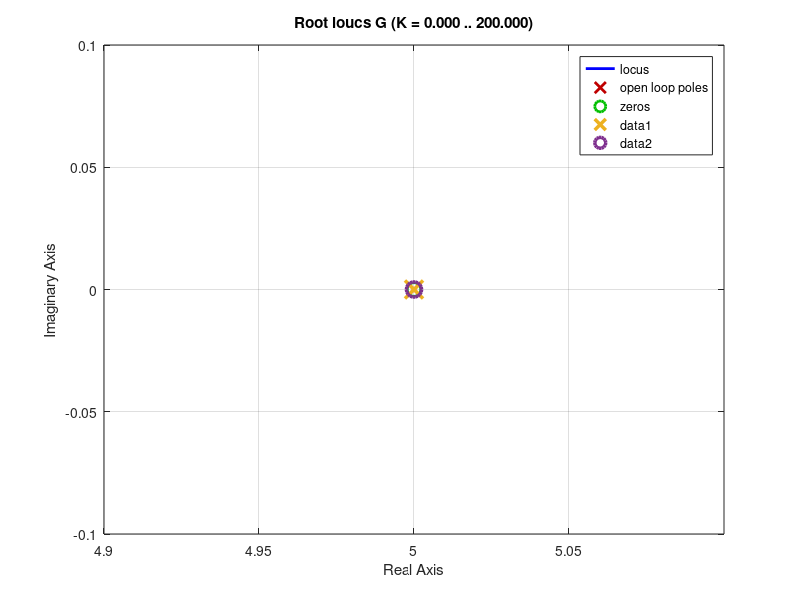

MATLAB code to generate this figure: (Note: this script raises an error after producing the figure.)
% Función que analiza la estabilidad de un sistema de control a partir
% de los polos y ceros de la planta G(s).

function Estabilidad_Lazo_Abierto()

    fprintf('===============================================\n');
    fprintf('       Analisis de estabilidad del sistema\n');
    fprintf('===============================================\n\n');
    
    %% ------------------------------------------------
    % 1. Solicitud de ceros y polos
    % -------------------------------------------------
    
    fprintf('Ingrese los ceros de G(s).\n');
    fprintf('Ejemplo: [0 -2 -5]\n');
    fprintf('Si no existen ceros, escriba [].\n\n');
    
    ceros = input('Ceros = ');
    
    fprintf('\nIngrese los polos de G(s).\n');
    fprintf('Ejemplo: [0 -1 -3]\n');
    fprintf('Los polos pueden ser reales o complejos.\n\n');
    
    polos = input('Polos = ');
    
    fprintf('\n');
    
    %% ------------------------------------------------
    % 2. Solicitud de la ganancia K
    % -------------------------------------------------
    
    K = input('Ingrese el valor de la ganancia K = ');
    
    %% ------------------------------------------------
    % 3. Construccion de G(s)
    % -------------------------------------------------
    
    G = zpk(ceros, polos, 1);

    fprintf('\n===============================================\n');
    fprintf('          Funcion de transferencia G(s)\n');
    fprintf('===============================================\n\n');

    G = tf(G)
    
    [num, den] = tfdata(G, 'v');
    
    %% ------------------------------------------------
    % 4. Ecuacion caracteristica
    % -------------------------------------------------
    
    % G(s) = N(s)/D(s)
    %
    % 1 + K G(s) = 0
    %
    % 1 + K N(s)/D(s) = 0
    %
    % D(s) + K N(s) = 0
    
    longitud = max(length(den), length(num));
    
    den_ext = [zeros(1, longitud-length(den)), den];
    num_ext = [zeros(1, longitud-length(num)), num];
    
    % Polinomio caracteristico
    pol_car = den_ext + K*num_ext;
    
    % Eliminar posibles ceros numericos iniciales
    pol_car = pol_car(find(abs(pol_car) > 1e-12, 1):end);
    
    grado = length(pol_car)-1;
    
    fprintf('\n===============================================\n');
    fprintf('          Ecuacion caracteristica\n');
    fprintf('===============================================\n\n');
    
    fprintf('1 + K*G(s) = 0\n\n');
    
    fprintf('Polinomio caracteristico:\n');
    
    mostrarPolinomio(pol_car, 'P(s)');
    
    fprintf('\nGrado de la ecuacion caracteristica: %d\n', grado);
    
    %% ------------------------------------------------
    % 5. Coeficientes
    % -------------------------------------------------
    
    fprintf('\n===============================================\n');
    fprintf('             Coeficientes\n');
    fprintf('===============================================\n\n');
    
    disp(pol_car);
    
    %% ------------------------------------------------
    % 6. Matriz de Routh-Hurwitz
    % -------------------------------------------------
    
    R = tablaRouth(pol_car);
    
    fprintf('\n===============================================\n');
    fprintf('          Matriz de Routh-Hurwitz\n');
    fprintf('===============================================\n\n');
    
    disp(R);
    
    %% ------------------------------------------------
    % 7. Polos de lazo cerrado
    % -------------------------------------------------
    
    T = feedback(K*G, 1);
    
    polos_lazo_cerrado = pole(T);
    
    fprintf('\n===============================================\n');
    fprintf('        Polos de lazo cerrado\n');
    fprintf('===============================================\n\n');
    
    disp(polos_lazo_cerrado);
    
    %% ------------------------------------------------
    % 8. Lugar de las raices
    % -------------------------------------------------
    
    figure('Name','Lugar de las raices', ...
           'NumberTitle','off');
    
    % Lugar de las raices
    rlocus(G);
    
    grid on;
    hold on;
    
    %% ------------------------------------------------
    % Polos de lazo abierto
    % -------------------------------------------------
    
    if ~isempty(polos)
    
        plot(real(polos), imag(polos), ...
            'x', ...
            'MarkerSize', 13, ...
            'LineWidth', 2.5);
    
    end
    
    %% ------------------------------------------------
    % Ceros de lazo abierto
    % -------------------------------------------------
    
    if ~isempty(ceros)
    
        plot(real(ceros), imag(ceros), ...
            'o', ...
            'MarkerSize', 11, ...
            'LineWidth', 2.5);
    
    end
    
    %% ------------------------------------------------
    % Eje imaginario
    % -------------------------------------------------
    
    xline(0, '--', ...
          'Eje imaginario', ...
          'LineWidth', 1.2);
    
    %% ------------------------------------------------
    % Eje real
    % -------------------------------------------------
    
    yline(0, '--', ...
          'Eje real', ...
          'LineWidth', 1.2);
    
    %% ------------------------------------------------
    % Etiquetas de polos de lazo abierto
    % -------------------------------------------------
    
    for i = 1:length(polos)
    
        texto = sprintf('  P%d = %.3g %+.3gj', ...
                        i, real(polos(i)), imag(polos(i)));
    
        text(real(polos(i)), ...
             imag(polos(i)), ...
             texto, ...
             'FontSize', 9, ...
             'VerticalAlignment','bottom');
    
    end
    
    %% ------------------------------------------------
    % Etiquetas de ceros de lazo abierto
    % -------------------------------------------------
    
    for i = 1:length(ceros)
    
        texto = sprintf('  Z%d = %.3g %+.3gj', ...
                        i, real(ceros(i)), imag(ceros(i)));
    
        text(real(ceros(i)), ...
             imag(ceros(i)), ...
             texto, ...
             'FontSize', 9, ...
             'VerticalAlignment','top');
    
    end
    
    %% ------------------------------------------------
    % Configuracion de la grafica
    % -------------------------------------------------
    
    xlabel('Parte real');
    ylabel('Parte imaginaria');
    
    title(sprintf('Lugar de las raices - K = %.4g', K));
    
    axis equal;
    
    % Leyenda
    if ~isempty(ceros)
    
        legend('Lugar de las raices', ...
               'Polos de lazo abierto', ...
               'Ceros de lazo abierto', ...
               'Eje imaginario', ...
               'Eje real', ...
               'Location','best');
    
    else
    
        legend('Lugar de las raices', ...
               'Polos de lazo abierto', ...
               'Eje imaginario', ...
               'Eje real', ...
               'Location','best');
    
    end
    
    hold off;
    
    
    %% ------------------------------------------------
    % 9. Analisis de estabilidad mediante Routh
    % -------------------------------------------------
    
    primera_columna = R(:,1);
    
    % Eliminar valores muy pequenos
    primera_columna(abs(primera_columna) < 1e-10) = 0;
    
    % Signos de la primera columna
    signos = sign(primera_columna);
    
    % Eliminar ceros para contar cambios de signo
    signos_sin_ceros = signos(signos ~= 0);
    
    if length(signos_sin_ceros) > 1
    
        cambios_signo = sum(signos_sin_ceros(1:end-1) ...
                            ~= signos_sin_ceros(2:end));
    
    else
    
        cambios_signo = 0;
    
    end
    
    if cambios_signo == 0
    
        resultado_routh = true;
    
    elseif cambios_signo > 0
    
        resultado_routh = false;
    
    else
    
        resultado_routh = false;
    
    end
    
    
    %% =================================================
    % 10. Analisis de estabilidad mediante los polos
    % =================================================
    
    % Tolerancia para considerar un polo sobre el eje imaginario
    tolerancia = 1e-7;
    
    partes_reales = real(polos_lazo_cerrado);
    
    % Numero de polos en el semiplano derecho
    polos_derecha = sum(partes_reales > tolerancia);
    
    % Numero de polos sobre el eje imaginario
    polos_eje = sum(abs(partes_reales) <= tolerancia);
    
    % Numero de polos en el semiplano izquierdo
    polos_izquierda = sum(partes_reales < -tolerancia);
    
    if polos_derecha > 0
    
        resultado_polos = false;
        estado_polos = 'inestable';
    
    elseif polos_eje > 0
    
        resultado_polos = false;
        estado_polos = 'marginal / caso critico';
    
    else
    
        resultado_polos = true;
        estado_polos = 'estable';
    
    end
    
    
    %% =================================================
    % 11. Mensajes finales de estabilidad
    % =================================================
    
    fprintf('\n\n');
    fprintf('========================================================\n');
    fprintf('                 Analisis final\n');
    fprintf('========================================================\n\n');
    
    
    %% ------------------------------------------------
    % Analisis mediante Routh
    % -------------------------------------------------
    
    fprintf('1. Analisis mediante Routh-Hurwitz\n');
    fprintf('----------------------------------------\n\n');
    
    fprintf('Primera columna de la tabla de Routh:\n');
    
    disp(primera_columna);
    
    fprintf('Numero de cambios de signo = %d\n', ...
            cambios_signo);
    
    if resultado_routh
    
        fprintf('\nConclusion mediante Routh:\n');
        fprintf('El sistema es estable.\n');
    
    else
    
        fprintf('\nConclusion mediante Routh:\n');
        fprintf('El sistema es inestable.\n');
    
        fprintf(['La cantidad de cambios de signo indica que ' ...
                 'existen %d polo(s) en el semiplano derecho.\n'], ...
                 cambios_signo);
    
    end
    
    
    %% ------------------------------------------------
    % Analisis mediante polos
    % -------------------------------------------------
    
    fprintf('\n\n');
    fprintf('2. Analisis mediante los polos de lazo cerrado\n');
    fprintf('----------------------------------------\n\n');
    
    fprintf('Polos de lazo cerrado:\n');
    
    for i = 1:length(polos_lazo_cerrado)
    
        fprintf('P%d = %.8f %+.8fj\n', ...
                i, ...
                real(polos_lazo_cerrado(i)), ...
                imag(polos_lazo_cerrado(i)));
    
    end
    
    fprintf('\n');
    
    fprintf('Polos en el semiplano izquierdo : %d\n', ...
            polos_izquierda);
    
    fprintf('Polos en el semiplano derecho   : %d\n', ...
            polos_derecha);
    
    fprintf('Polos sobre el eje imaginario   : %d\n', ...
            polos_eje);
    
    fprintf('\nConclusion mediante los polos:\n');
    fprintf('El sistema es %s.\n', estado_polos);
    
    
    %% =================================================
    % 12. Comparacion de los dos metodos
    % =================================================
    
    fprintf('\n\n');
    fprintf('========================================================\n');
    fprintf('             Conclusion del sistema\n');
    fprintf('========================================================\n\n');
    
    if resultado_routh && resultado_polos
    
        fprintf(['Los dos metodos utilizados, Routh-Hurwitz y el ' ...
                 'analisis de los polos de lazo cerrado,\n']);
    
        fprintf(['indican que el sistema es estable para la ganancia ' ...
                 'K = %.6g.\n'], K);
    
        fprintf(['Esto significa que todos los polos de lazo cerrado ' ...
                 'se encuentran en el semiplano izquierdo\n']);
    
        fprintf(['del plano complejo, lo cual es consistente con la ' ...
                 'ubicacion de las raices observada\n']);
    
        fprintf('en el lugar de las raices.\n');
    
    
    elseif ~resultado_routh && ~resultado_polos
    
        fprintf(['Los dos metodos utilizados, Routh-Hurwitz y el ' ...
                 'analisis de los polos de lazo cerrado,\n']);
    
        fprintf(['indican que el sistema es inestable para la ganancia ' ...
                 'K = %.6g.\n'], K);
    
        fprintf(['La inestabilidad se debe a la presencia de uno o mas ' ...
                 'polos en el semiplano derecho,\n']);
    
        fprintf(['lo cual es consistente con la ubicacion de las raices ' ...
                 'observada en el lugar de las raices.\n']);
    
    
    else
    
        fprintf(['Los resultados de Routh-Hurwitz y del analisis ' ...
                 'directo de los polos no coinciden completamente.\n']);
    
        fprintf(['Se recomienda revisar el caso particular y la ' ...
                 'ubicacion de los polos sobre el eje imaginario.\n']);
    
    end
    
    
    fprintf('\n========================================================\n');
    fprintf('                 Fin del analisis\n');
    fprintf('========================================================\n');
    
    
    end
    
    
    %% =================================================
    % Funcion para construir la tabla de Routh
    % =================================================
    
    function R = tablaRouth(coef)
    
    n = length(coef)-1;
    
    filas = n + 1;
    columnas = ceil((n+1)/2);
    
    R = zeros(filas, columnas);
    
    % Primera fila:
    % a_n, a_(n-2), a_(n-4), ...
    R(1,1:length(coef(1:2:end))) = coef(1:2:end);
    
    % Segunda fila:
    % a_(n-1), a_(n-3), a_(n-5), ...
    R(2,1:length(coef(2:2:end))) = coef(2:2:end);
    
    % Construccion de la tabla
    for i = 3:filas
    
        for j = 1:columnas-1
    
            R(i,j) = (R(i-1,1)*R(i-2,j+1) ...
                     - R(i-2,1)*R(i-1,j+1)) ...
                     / R(i-1,1);
    
        end
    
    end
    
    end
    
    
    %% =================================================
    % Funcion para mostrar polinomios
    % =================================================
    
    function mostrarPolinomio(coef, nombre)
    
    grado = length(coef)-1;
    
    fprintf('%s = ', nombre);
    
    for i = 1:length(coef)
    
        valor = coef(i);
        potencia = grado-(i-1);
    
        if i == 1
    
            fprintf('%.4g', valor);
    
        else
    
            if valor >= 0
                fprintf(' + %.4g', valor);
            else
                fprintf(' - %.4g', abs(valor));
            end
    
        end
    
        if potencia > 1
            fprintf('s^%d', potencia);
    
        elseif potencia == 1
            fprintf('s');
    
        end
    
    end
    
    fprintf(' = 0\n');

end
